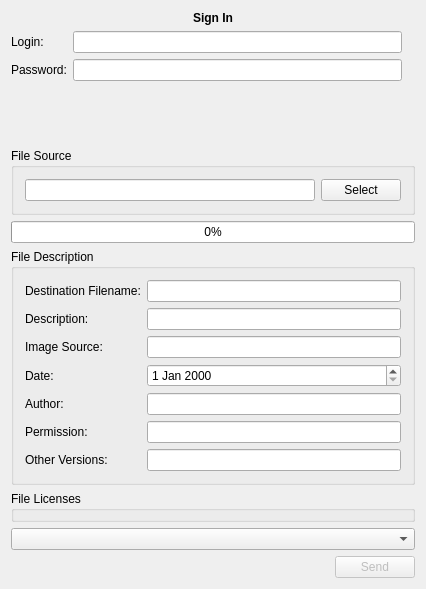
<?xml version="1.0" encoding="UTF-8"?>
<ui version="4.0">
 <class>MainWindow</class>
 <widget class="QMainWindow" name="MainWindow">
  <property name="geometry">
   <rect>
    <x>0</x>
    <y>0</y>
    <width>426</width>
    <height>589</height>
   </rect>
  </property>
  <property name="windowTitle">
   <string>Upload an Image</string>
  </property>
  <widget class="QWidget" name="centralWidget">
   <layout class="QGridLayout" name="gridLayout_2">
    <item row="13" column="1">
     <layout class="QHBoxLayout" name="horizontalLayout_2">
      <item>
       <spacer name="horizontalSpacer">
        <property name="orientation">
         <enum>Qt::Horizontal</enum>
        </property>
        <property name="sizeHint" stdset="0">
         <size>
          <width>40</width>
          <height>20</height>
         </size>
        </property>
       </spacer>
      </item>
      <item>
       <widget class="QPushButton" name="pushButton">
        <property name="enabled">
         <bool>false</bool>
        </property>
        <property name="text">
         <string>Send</string>
        </property>
       </widget>
      </item>
     </layout>
    </item>
    <item row="2" column="1">
     <widget class="QGroupBox" name="groupBox">
      <property name="title">
       <string>File Source</string>
      </property>
      <property name="flat">
       <bool>true</bool>
      </property>
      <property name="checkable">
       <bool>false</bool>
      </property>
      <layout class="QHBoxLayout" name="horizontalLayout">
       <item>
        <widget class="QLineEdit" name="lineEdit"/>
       </item>
       <item>
        <widget class="QPushButton" name="parcourir">
         <property name="text">
          <string>Select</string>
         </property>
        </widget>
       </item>
      </layout>
     </widget>
    </item>
    <item row="1" column="1">
     <layout class="QGridLayout" name="gridLayout">
      <item row="1" column="0">
       <widget class="QLabel" name="mLoginLabel">
        <property name="text">
         <string>Login:</string>
        </property>
       </widget>
      </item>
      <item row="1" column="1">
       <widget class="QLineEdit" name="mLoginEdit"/>
      </item>
      <item row="2" column="0">
       <widget class="QLabel" name="mMdpLabel">
        <property name="text">
         <string>Password:</string>
        </property>
       </widget>
      </item>
      <item row="2" column="1">
       <widget class="QLineEdit" name="mMdpEdit">
        <property name="echoMode">
         <enum>QLineEdit::Password</enum>
        </property>
       </widget>
      </item>
      <item row="3" column="0">
       <spacer name="verticalSpacer">
        <property name="orientation">
         <enum>Qt::Vertical</enum>
        </property>
        <property name="sizeHint" stdset="0">
         <size>
          <width>20</width>
          <height>40</height>
         </size>
        </property>
       </spacer>
      </item>
      <item row="1" column="2" rowspan="3">
       <widget class="QLabel" name="previewLabel">
        <property name="text">
         <string/>
        </property>
        <property name="alignment">
         <set>Qt::AlignHCenter|Qt::AlignTop</set>
        </property>
       </widget>
      </item>
     </layout>
    </item>
    <item row="0" column="1">
     <widget class="QLabel" name="label_2">
      <property name="font">
       <font>
        <weight>75</weight>
        <bold>true</bold>
       </font>
      </property>
      <property name="text">
       <string>Sign In</string>
      </property>
      <property name="scaledContents">
       <bool>false</bool>
      </property>
      <property name="alignment">
       <set>Qt::AlignCenter</set>
      </property>
     </widget>
    </item>
    <item row="5" column="1" rowspan="2">
     <widget class="QGroupBox" name="groupBox_2">
      <property name="title">
       <string>File Description</string>
      </property>
      <property name="flat">
       <bool>true</bool>
      </property>
      <layout class="QGridLayout" name="gridLayout_3">
       <item row="4" column="0">
        <widget class="QLabel" name="authorLabel">
         <property name="text">
          <string>Author:</string>
         </property>
        </widget>
       </item>
       <item row="2" column="1">
        <widget class="QLineEdit" name="sourceEdit"/>
       </item>
       <item row="1" column="1">
        <widget class="QLineEdit" name="descriptionEdit"/>
       </item>
       <item row="6" column="0">
        <widget class="QLabel" name="versionsLabel">
         <property name="text">
          <string>Other Versions:</string>
         </property>
        </widget>
       </item>
       <item row="4" column="1">
        <widget class="QLineEdit" name="authorEdit"/>
       </item>
       <item row="5" column="0">
        <widget class="QLabel" name="permissionLabel">
         <property name="text">
          <string>Permission:</string>
         </property>
        </widget>
       </item>
       <item row="5" column="1">
        <widget class="QLineEdit" name="permissionEdit"/>
       </item>
       <item row="6" column="1">
        <widget class="QLineEdit" name="versionsEdit"/>
       </item>
       <item row="1" column="0">
        <widget class="QLabel" name="label_3">
         <property name="text">
          <string>Description:</string>
         </property>
        </widget>
       </item>
       <item row="3" column="1">
        <widget class="QDateEdit" name="dateEdit"/>
       </item>
       <item row="3" column="0">
        <widget class="QLabel" name="dateLabel">
         <property name="text">
          <string>Date:</string>
         </property>
        </widget>
       </item>
       <item row="2" column="0">
        <widget class="QLabel" name="sourceLabel">
         <property name="text">
          <string>Image Source:</string>
         </property>
        </widget>
       </item>
       <item row="0" column="0">
        <widget class="QLabel" name="label">
         <property name="text">
          <string>Destination Filename:</string>
         </property>
        </widget>
       </item>
       <item row="0" column="1">
        <widget class="QLineEdit" name="lineEdit_2">
         <property name="focusPolicy">
          <enum>Qt::StrongFocus</enum>
         </property>
        </widget>
       </item>
      </layout>
     </widget>
    </item>
    <item row="4" column="1">
     <widget class="QProgressBar" name="progressBar">
      <property name="enabled">
       <bool>true</bool>
      </property>
      <property name="value">
       <number>0</number>
      </property>
     </widget>
    </item>
    <item row="9" column="1">
     <widget class="QComboBox" name="comboBox"/>
    </item>
    <item row="8" column="0">
     <layout class="QVBoxLayout" name="verticalLayout"/>
    </item>
    <item row="7" column="1">
     <widget class="QGroupBox" name="groupBox_3">
      <property name="layoutDirection">
       <enum>Qt::LeftToRight</enum>
      </property>
      <property name="title">
       <string>File Licenses</string>
      </property>
      <property name="flat">
       <bool>true</bool>
      </property>
     </widget>
    </item>
   </layout>
  </widget>
 </widget>
 <layoutdefault spacing="6" margin="11"/>
 <tabstops>
  <tabstop>mLoginEdit</tabstop>
  <tabstop>mMdpEdit</tabstop>
  <tabstop>lineEdit</tabstop>
  <tabstop>parcourir</tabstop>
  <tabstop>lineEdit_2</tabstop>
  <tabstop>descriptionEdit</tabstop>
  <tabstop>sourceEdit</tabstop>
  <tabstop>dateEdit</tabstop>
  <tabstop>authorEdit</tabstop>
  <tabstop>permissionEdit</tabstop>
  <tabstop>versionsEdit</tabstop>
  <tabstop>pushButton</tabstop>
 </tabstops>
 <resources/>
 <connections/>
 <slots>
  <slot>parcourirFiles()</slot>
 </slots>
</ui>
